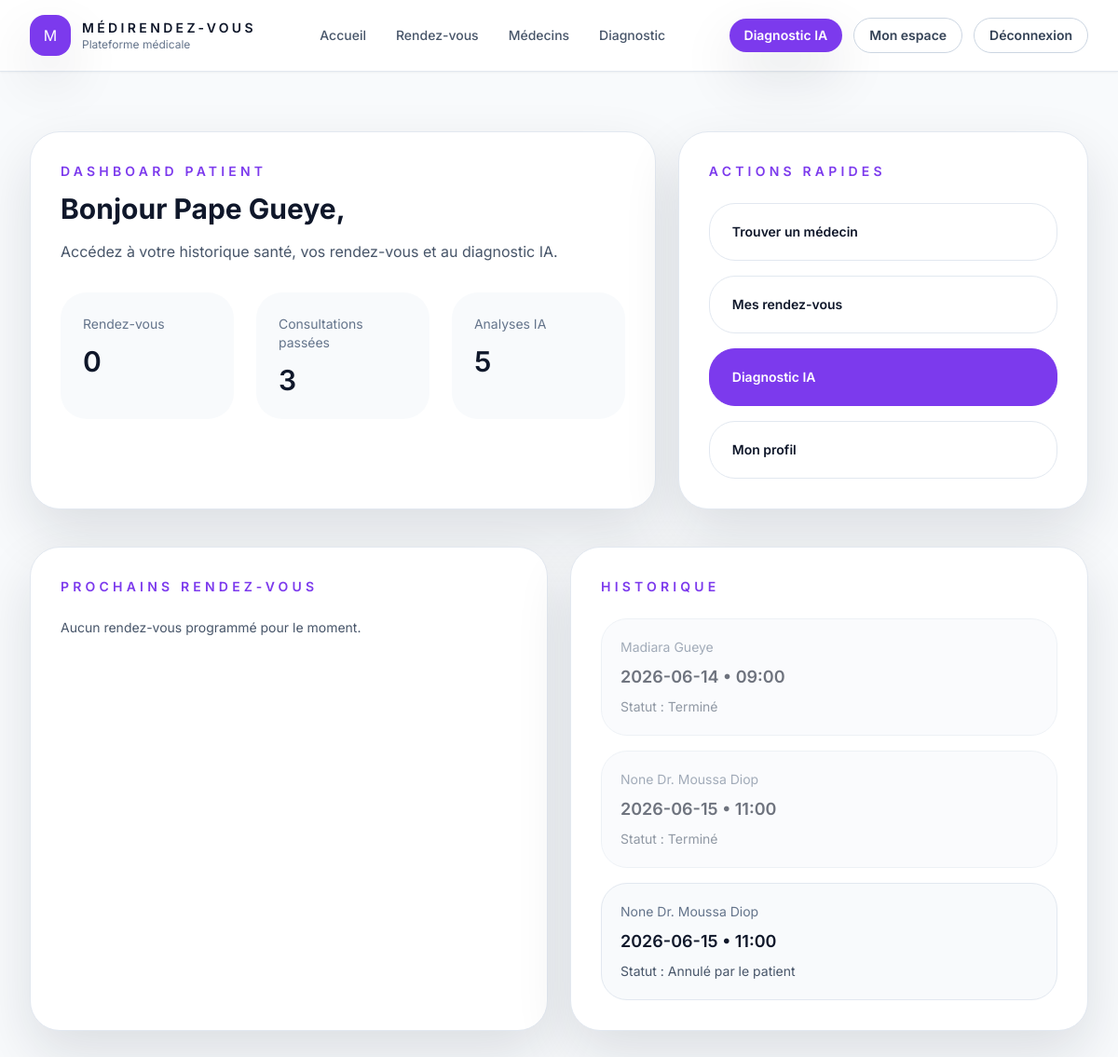
/dashboard/patient (signed in), run on the app's committed database.
### app/models.py (models this page shows)
class Patient(db.Model):
    __tablename__ = 'patient'
    id = db.Column(db.Integer, primary_key=True)
    user_id = db.Column(db.Integer, db.ForeignKey('user.id', name="fk_patient_user"), nullable=True)
    prenom = db.Column(db.String(80))
    nom = db.Column(db.String(100), nullable=False)
    email = db.Column(db.String(120), unique=True, nullable=False)
    telephone = db.Column(db.String(30))
    preference_specialite = db.Column(db.String(100))
    preference_medecin = db.Column(db.String(100))
    horaires_preferes = db.Column(db.String(120))
    historique_medical = db.Column(db.Text)
    rendezvous = db.relationship('RendezVous', backref='patient_rel', lazy=True)
    consultations = db.relationship('Consultation', backref='patient_rel', lazy=True)
    diagnostics = db.relationship('DiagnosticIA', backref='patient_rel', lazy=True)

class RendezVous(db.Model):
    __tablename__ = 'rendez_vous'
    id = db.Column(db.Integer, primary_key=True)
    patient_id = db.Column(db.Integer, db.ForeignKey('patient.id', name="fk_rdv_patient"), nullable=True)
    patient_nom = db.Column(db.String(100), nullable=False)
    patient_email = db.Column(db.String(120))
    medecin_id = db.Column(db.Integer, db.ForeignKey('medecin.id', name="fk_rdv_medecin"), nullable=False)
    date = db.Column(db.String(20), nullable=False)
    horaire = db.Column(db.String(50))
    statut = db.Column(db.String(30), default='En attente')
    motif = db.Column(db.String(255))
    note = db.Column(db.Text, nullable=True)
    consultation = db.relationship('Consultation', backref='rendezvous_rel', uselist=False)

class Medecin(db.Model):
    __tablename__ = 'medecin'
    id = db.Column(db.Integer, primary_key=True)
    user_id = db.Column(db.Integer, db.ForeignKey('user.id', name="fk_medecin_user"), nullable=True)
    prenom = db.Column(db.String(80))
    nom = db.Column(db.String(100), nullable=False)
    specialite = db.Column(db.String(100), nullable=False)
    specialite_id = db.Column(db.Integer, db.ForeignKey('specialite.id', name="fk_medecin_specialite"), nullable=True)
    prix = db.Column(db.String(50), nullable=False)
    email = db.Column(db.String(120))
    telephone = db.Column(db.String(30))
    numero_ordre = db.Column(db.String(80))
    experience = db.Column(db.String(80))
    disponibilites = db.relationship('Disponibilite', backref='medecin_rel', lazy=True)
    rendezvous_list = db.relationship('RendezVous', backref='medecin', lazy=True)
    consultations = db.relationship('Consultation', backref='medecin_rel', lazy=True)

### app/routes.py (the view)
@app.route('/dashboard/patient')
@login_required(role='patient')
def dashboard_patient():
    patient = current_user.patient
    upcoming_appointments = RendezVous.query.filter_by(patient_id=patient.id).filter(RendezVous.statut != 'Annulé').order_by(RendezVous.date).all()
    next_appointments = [rdv for rdv in upcoming_appointments if rdv.date >= date.today().isoformat()][:3]
    past_appointments = [rdv for rdv in upcoming_appointments if rdv.date < date.today().isoformat()][:3]
    diagnostics_count = DiagnosticIA.query.filter_by(patient_id=patient.id).count()
    return render_template(
        'dashboard_patient.html',
        patient=patient,
        upcoming_count=len([rdv for rdv in upcoming_appointments if rdv.date >= date.today().isoformat()]),
        past_count=len(past_appointments),
        diagnostics_count=diagnostics_count,
        next_appointments=next_appointments,
        recent_appointments=past_appointments,
        get_rdv_statut_reel=get_rdv_statut_reel,
    )

### app/routes.py (called while the page is built)
@login_manager.user_loader
def load_user(user_id):
    return User.query.get(int(user_id))

def login_required(role=None):
    def decorator(func):
        @wraps(func)
        def wrapper(*args, **kwargs):
            if not current_user.is_authenticated:
                return redirect(url_for('login'))
            if not current_user.actif:
                logout_user()
                flash('Compte désactivé. Contactez l’administrateur.', 'danger')
                return redirect(url_for('login'))
            if role is not None:
                allowed_roles = role if isinstance(role, (list, tuple)) else [role]
                if current_user.role not in allowed_roles:
                    flash('Accès refusé.', 'danger')
                    return redirect(url_for('home'))
            return func(*args, **kwargs)
        return wrapper
    return decorator

def get_rdv_statut_reel(rdv):
    rdv_datetime_str = f"{rdv.date} {rdv.horaire[:5]}" # Format "YYYY-MM-DD HH:MM"
    try:
        rdv_datetime = datetime.strptime(rdv_datetime_str, "%Y-%m-%d %H:%M")
        if rdv_datetime < datetime.now() and rdv.statut not in ['Annulé', 'Annulé par le patient', 'Annulé par le médecin']:
            return "Terminé"
    except:
        pass
    return rdv.statut

### app/templates/dashboard_patient.html
{% extends "base.html" %}
{% block content %}
<section class="mx-auto max-w-7xl px-4 py-16 sm:px-6 lg:px-8">
  <div class="mb-10 grid gap-6 lg:grid-cols-[1.45fr_0.95fr]">
    <div class="rounded-[2rem] border border-slate-200 bg-white p-8 shadow-soft">
      <p class="text-sm font-semibold uppercase tracking-[0.3em] text-violet-600">Dashboard patient</p>
      <h1 class="mt-3 text-3xl font-bold text-slate-900">Bonjour {{ patient.prenom or patient.nom }},</h1>
      <p class="mt-4 text-slate-600">Accédez à votre historique santé, vos rendez-vous et au diagnostic IA.</p>
      <div class="mt-8 grid gap-6 sm:grid-cols-3">
        <div class="rounded-[1.75rem] bg-slate-50 p-6">
          <p class="text-sm text-slate-500">Rendez-vous</p>
          <p class="mt-3 text-3xl font-semibold text-slate-900">{{ upcoming_count }}</p>
        </div>
        <div class="rounded-[1.75rem] bg-slate-50 p-6">
          <p class="text-sm text-slate-500">Consultations passées</p>
          <p class="mt-3 text-3xl font-semibold text-slate-900">{{ past_count }}</p>
        </div>
        <div class="rounded-[1.75rem] bg-slate-50 p-6">
          <p class="text-sm text-slate-500">Analyses IA</p>
          <p class="mt-3 text-3xl font-semibold text-slate-900">{{ diagnostics_count }}</p>
        </div>
      </div>
    </div>
    <div class="rounded-[2rem] border border-slate-200 bg-white p-8 shadow-soft">
      <p class="text-sm font-semibold uppercase tracking-[0.3em] text-violet-600">Actions rapides</p>
      <div class="mt-6 space-y-4">
        <a href="{{ url_for('medecins') }}" class="block rounded-[1.75rem] border border-slate-200 bg-white px-6 py-5 text-sm font-semibold text-slate-900 transition hover:bg-violet-50">Trouver un médecin</a>
        <a href="{{ url_for('voir_rendezvous') }}" class="block rounded-[1.75rem] border border-slate-200 bg-white px-6 py-5 text-sm font-semibold text-slate-900 transition hover:bg-violet-50">Mes rendez-vous</a>
        <a href="{{ url_for('triage') }}" class="block rounded-[1.75rem] border border-violet-600 bg-violet-600 px-6 py-5 text-sm font-semibold text-white transition hover:bg-violet-700">Diagnostic IA</a>
        <a href="{{ url_for('patient_profile', id=patient.id) }}" class="block rounded-[1.75rem] border border-slate-200 bg-white px-6 py-5 text-sm font-semibold text-slate-900 transition hover:bg-violet-50">Mon profil</a>
      </div>
    </div>
  </div>
  <div class="grid gap-6 lg:grid-cols-2">
    <div class="rounded-[2rem] border border-slate-200 bg-white p-8 shadow-soft">
      <p class="text-sm font-semibold uppercase tracking-[0.3em] text-violet-600">Prochains rendez-vous</p>
      {% if next_appointments %}
      <div class="mt-6 space-y-4">
        {% for rdv in next_appointments %}
        {% set statut_reel = get_rdv_statut_reel(rdv) %}
        <div class="rounded-[1.75rem] border border-slate-200 {{ 'bg-slate-100 opacity-60' if statut_reel == 'Terminé' else 'bg-slate-50' }} p-5">
          <div class="flex flex-col gap-3 sm:flex-row sm:items-center sm:justify-between">
            <div>
              <p class="text-sm text-slate-500">Médecin</p>
              <p class="mt-2 text-lg font-semibold text-slate-900">{{ rdv.medecin.prenom }} {{ rdv.medecin.nom }}</p>
            </div>
            <div class="text-right">
              <p class="text-sm text-slate-500">Date</p>
              <p class="mt-2 text-lg font-semibold text-slate-900">{{ rdv.date }} • {{ rdv.horaire }}</p>
            </div>
          </div>
          {% if statut_reel != 'Terminé' and 'Annulé' not in statut_reel %}
          <div class="mt-4 pt-4 border-t border-slate-200">
            <form method="POST" action="{{ url_for('annuler_rdv_patient', rdv_id=rdv.id) }}">
              {% if csrf_token %}<input type="hidden" name="csrf_token" value="{{ csrf_token() }}">{% endif %}
              <button type="submit" class="text-xs font-semibold text-red-600 hover:text-red-800 transition">Annuler ce rendez-vous</button>
            </form>
          </div>
          {% endif %}
        </div>
        {% endfor %}
      </div>
      {% else %}
      <p class="mt-6 text-sm text-slate-600">Aucun rendez-vous programmé pour le moment.</p>
      {% endif %}
    </div>
    <div class="rounded-[2rem] border border-slate-200 bg-white p-8 shadow-soft">
      <p class="text-sm font-semibold uppercase tracking-[0.3em] text-violet-600">Historique</p>
      {% if recent_appointments %}
      <ul class="mt-6 space-y-4">
        {% for rdv in recent_appointments %}
        {% set statut_reel = get_rdv_statut_reel(rdv) %}
        <li class="rounded-[1.75rem] border border-slate-200 bg-slate-50 p-5 {{ 'opacity-60' if statut_reel == 'Terminé' }}">
          <p class="text-sm text-slate-500">{{ rdv.medecin.prenom }} {{ rdv.medecin.nom }}</p>
          <p class="mt-2 text-lg font-semibold text-slate-900">{{ rdv.date }} • {{ rdv.horaire }}</p>
          <p class="mt-2 text-sm text-slate-600">Statut : {{ statut_reel }}</p>
        </li>
        {% endfor %}
      </ul>
      {% else %}
      <p class="mt-6 text-sm text-slate-600">Aucune consultation passée enregistrée.</p>
      {% endif %}
    </div>
  </div>
</section>
{% endblock %}

### data on the page
Patient: prenom+nom "Pape Gueye"
RendezVous: medecin.prenom "Madiara", medecin.nom "Gueye", date "2026-06-14", horaire "09:00", statut_reel "Terminé"
RendezVous: medecin.prenom "None", medecin.nom "Dr. Moussa Diop", date "2026-06-15", horaire "11:00", statut_reel "Terminé"
RendezVous: medecin.prenom "None", medecin.nom "Dr. Moussa Diop", date "2026-06-15", horaire "11:00", statut "Annulé par le patient"

### other printed values
{{ upcoming_count }} "0"
{{ past_count }} "3"
{{ diagnostics_count }} "5"
